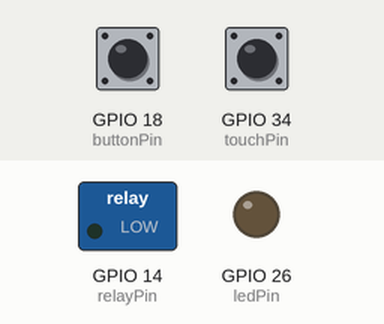
The program below on a simulated ESP32. Parts: switched loads named in the program (green lamp = pin HIGH), output pins drawn as LEDs (lit = HIGH). Dashed ring = blinking. The inputs (shaded band) are chosen by the test bench; at power-on: GPIO 18 (buttonPin) LOW, GPIO 34 (touchPin) LOW. WiFi joins after 1.5 s; servers stay silent unless stated; no MQTT or app messages arrive unless stated; what the program prints to the serial monitor is not drawn.

Above: at 2.7 s.
2.8 s: GPIO 18 (buttonPin) pulled HIGH for 0.15 s
At 4.4 s:
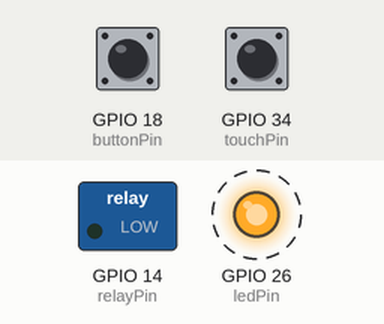
8.9 s: GPIO 18 (buttonPin) pulled HIGH for 1 s
At 9.9 s:
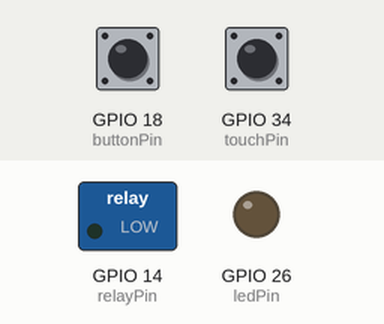
11.4 s: GPIO 18 (buttonPin) pulled HIGH for 3.2 s
At 12.2 s:
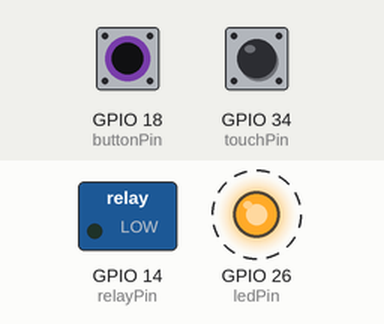
Timing chart, 0 to 18.6 s (numbered marks = the images above; inputs shaded):
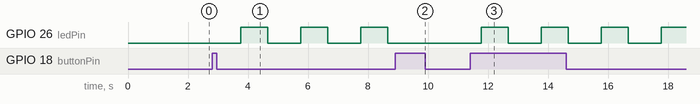

Measured:
- after the input at 2.8 s, GPIO 26 (ledPin): alternates HIGH for 0.90 s and LOW for 1.1 s, starting after 0.96 s
- after the input at 8.9 s, GPIO 26 (ledPin): stays LOW (without the input it goes to HIGH after 0.87 s)
- after the input at 11.4 s, GPIO 26 (ledPin): alternates HIGH for 0.90 s and LOW for 1.1 s, starting after 0.37 s

The program:

main.cpp
```cpp
#include <Arduino.h>
#include <WiFi.h>
#include <PubSubClient.h>
#include <WiFiManager.h>
#include "heater.h"

#define DHTTYPE DHT11

const int relayPin = 14;
const int dhtPin = 16;

// MQTT-Server
const char* mqtt_server = "broker.hivemq.com";

// Pins
const int buttonPin = 18;
const int touchPin = 34;
const int ledPin = 26;

// MQTT Config
const char* mqttTopic = "IoT_Emotionsband";
const char localId = 1;

// Constants
const char requestCom = 1;
const char abortCom = 2;
const char touchStart = 3;
const char touchEnd = 4;

// State
int comStatus = 0; // 0: no com 1: com request send 2: comrequest received 3: com established
int comTimer = 0;
int ledTimer = 0;

WiFiClient espClient;
PubSubClient client(espClient);

Heater heater(dhtPin, DHTTYPE, relayPin);

// --- MQTT Callback ---
void catchMessage(char* topic, byte* payload, unsigned int length) {
    Serial.print("Message arrived on topic: ");
    Serial.println(topic);
    char sender = payload[0];
    char content = payload[1];

    if (sender == localId) {
        return;
    }

    Serial.printf("Message: %i\n", content);
    Serial.printf("Sender: %i\n", sender);

    if (content == requestCom) {
        if (comStatus == 0) {
            comStatus = 2;
            comTimer = 300;
        } else if (comStatus == 1) {
            comStatus = 3;
        }
    } else if (content == abortCom && comStatus != 1) {
        comStatus = 0;
        heater.deactivate();
    } else if (content == touchStart && comStatus == 3) {
        heater.activate(30);
    } else if (content == touchEnd) {
        heater.deactivate();
    }
}

// --- MQTT Reconnect ---
void reconnect() {
    char clientName[14];
    sprintf(clientName, "emotionsband%i", localId);
    while (!client.connected()) {
        Serial.print("MQTT verbinden...");
        if (client.connect(clientName)) {
            Serial.println("Verbunden!");
            client.subscribe(mqttTopic);
        } else {
            Serial.print("Fehler, rc=");
            Serial.print(client.state());
            delay(2000);
        }
    }
}

bool lastButtonState = LOW;
bool lastTouchState = LOW;

void setup() {
    Serial.begin(9600);

    pinMode(touchPin, INPUT);
    pinMode(ledPin, OUTPUT);
    pinMode(buttonPin, INPUT);

    // --- WiFiManager Setup ---
    WiFiManager wm;
    wm.setConfigPortalBlocking(true); // blockiert bis WLAN konfiguriert
    wm.setConfigPortalTimeout(180);   // 3 Minuten Zeitfenster

    // Falls keine gespeicherten Daten
    if (!wm.autoConnect("ESP_Setup", "12345678")) {
        Serial.println("Keine Verbindung möglich → Neustart");
        ESP.restart();
    }

    Serial.println("Mit WLAN verbunden: " + WiFi.SSID());

    // MQTT-Setup
    client.setServer(mqtt_server, 1883);
    client.setCallback(catchMessage);

    reconnect();

    heater.begin();
    heater.set_threshold(3);
}

void ledLoop() {
    if (comStatus == 0) {
        digitalWrite(ledPin, LOW);
    } else if (comStatus == 3) {
        digitalWrite(ledPin, HIGH);
    } else if (ledTimer > 0) {
        digitalWrite(ledPin, LOW);
    } else if (ledTimer < 0) {
        digitalWrite(ledPin, HIGH);
    }
    ledTimer--;
    if (ledTimer <= -10) {
        ledTimer = 10;
    }
}

void loop() {
    if (client.connected()) {
        client.loop();
    } else {
        reconnect();
    }

    bool currentButtonState = digitalRead(buttonPin);
    bool currentTouchState = digitalRead(touchPin);
    char message[3];
    message[0] = localId;
    message[2] = 0;

    if (currentButtonState == HIGH && lastButtonState == LOW) {
        if (comStatus == 3 || comStatus == 1) {
            message[1] = abortCom;
            comStatus = 0;
            heater.deactivate();
        } else if (comStatus == 0) {
            message[1] = requestCom;
            comStatus = 1;
            comTimer = 300;
        } else if (comStatus == 2) {
            message[1] = requestCom;
            comStatus = 3;
        }
        client.publish(mqttTopic, message);
    }

    if (currentTouchState == HIGH && lastTouchState == LOW) {
        message[1] = touchStart;
        client.publish(mqttTopic, message);
    }

    if (currentTouchState == LOW && lastTouchState == HIGH) {
        message[1] = touchEnd;
        client.publish(mqttTopic, message);
    }

    lastButtonState = currentButtonState;
    lastTouchState = currentTouchState;
    heater.loop();
    delay(100);
    ledLoop();
    if (comTimer > 0) {
        comTimer--;
    }
    if (comTimer == 0 && comStatus != 3 && comStatus != 0) {
        comStatus = 0;
        message[1] = abortCom;
        client.publish(mqttTopic, message);
    }
}
```

heater.cpp
```cpp
#include "heater.h"
#include <Arduino.h>
#include <Grove_Temperature_And_Humidity_Sensor.h>

Heater::Heater(int dht_pin, int dht_type, int rel_pin) {
    dht = new DHT(dht_pin, dht_type);
    this->rel_pin = rel_pin;
}

void Heater::begin() {
    pinMode(rel_pin, OUTPUT);
    Wire.begin();
    dht->begin();
}

void Heater::loop() {
    float temp_hum_val[2] = {0};
    float max_temp = temp_target + temp_variance;
    float min_temp = temp_target - temp_variance;

    if (active && !dht->readTempAndHumidity(temp_hum_val)) {
        if (heating && temp_hum_val[1] > max_temp) {
            heating = false;
        } else if (!heating && temp_hum_val[1] < min_temp) {
            heating = true;
        }
    } else if (active) {
        heating = false;
        Serial.println("Failed to get temprature and humidity value.");
    }
    digitalWrite(rel_pin, heating);
}

void Heater::activate(float target_temp) {
    this->temp_target = target_temp;
    this->active = true;
}

void Heater::deactivate() {
    this->heating = false;
    this->active = false;
}

void Heater::set_threshold(float temp_variance) {
    this->temp_variance = temp_variance;
}
```

heater.h
```cpp
#ifndef HEATER_H
#define HEATER_H
#include <Grove_Temperature_And_Humidity_Sensor.h>

class Heater {
    private:
        int rel_pin = 0;
        float temp_variance = 0;
        float temp_target = 0;
        int heating = 0;
        int active = 0;
        DHT* dht = nullptr;
    public:
        Heater(int dht_pin, int dht_type, int rel_pin);
        void begin();
        void loop();
        void set_threshold(float temp_variance);
        void activate(float target_temp);
        void deactivate();
};

#endif
```
